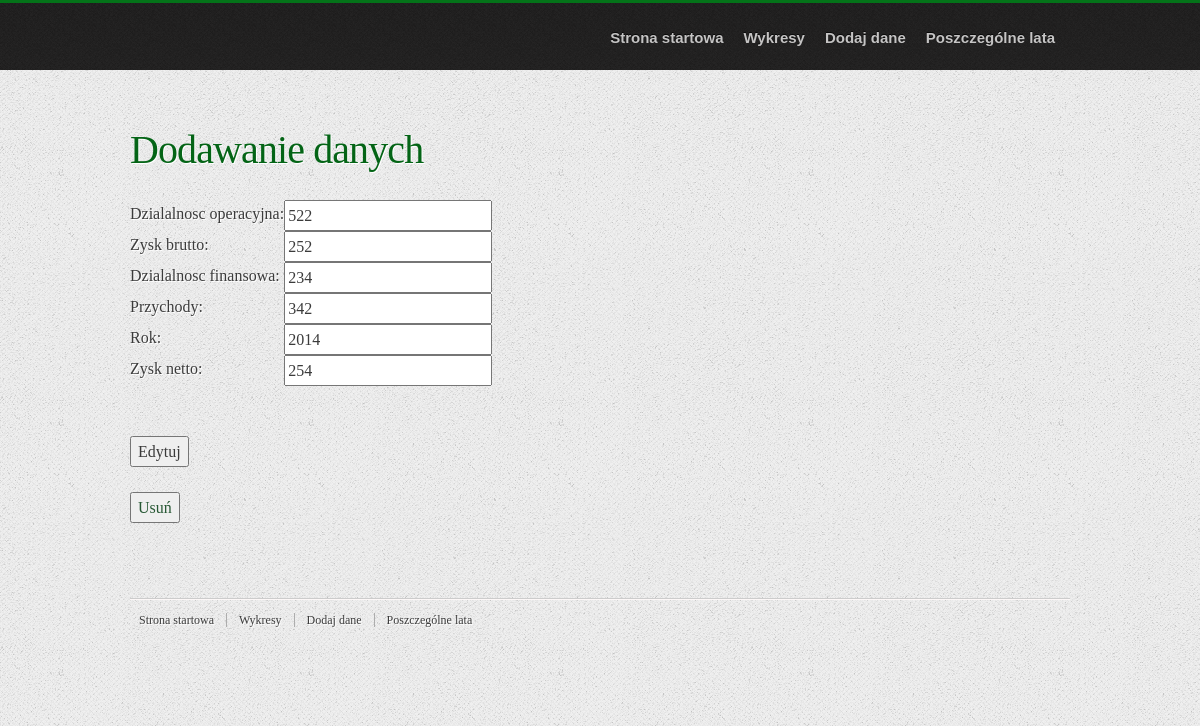
The page /polls/update/9/ on the database its author committed.
### polls/models.py (models this page shows, shortened)
class Dane(models.Model):
    rok = models.CharField(max_length=20)
    przychody = models.CharField(max_length=20)
    zysk_brutto = models.CharField(max_length=20)
    dzialalnosc_operacyjna = models.CharField(max_length=20)
    dzialalnosc_finansowa = models.CharField(max_length=20)
    zysk_netto = models.CharField(max_length=20)

### polls/views.py (the view)
# urls.py: path('update/<int:id>/', update_datas, name='update_datas'),
def update_datas(request, id):
    data = Dane.objects.get(id=id)
    form = DataForm(request.POST or None, instance=data)
    if form.is_valid():
        form.save()
        return redirect('list_datas')
    return render(request, 'datas-form.html', {'form': form, 'data': data})

### polls/forms.py
class DataForm(forms.ModelForm):
    class Meta:
        model = Dane
        fields = {'rok',  'przychody', 'zysk_brutto', 'dzialalnosc_operacyjna', 'dzialalnosc_finansowa', 'zysk_netto'}

### templates/datas-form.html (shortened to what this page needs)
{% load staticfiles %}
<!DOCTYPE html>
<html lang="en">
<head>
    {% include 'base/css.html' %}
    <link rel="stylesheet" type="text/css" href="{% static 'style.css' %}">
</head>
<body>
<div id="header-wrap">
    <header>
        <nav>
            <ul>
                <li><a href="{% url 'home' %}">Strona startowa</a></li>
                <li><a href="{% url 'home' %}#services">Wykresy</a></li>
                <li><a href="{% url 'dodanie_danych' %}">Dodaj dane</a></li>
                <li><a href="{% url 'years' %}">Poszczególne lata</a></li>
            </ul>
        </nav>
    </header>
</div>
<div class="content-wrap">
    <section id="services">
        <h1>Dodawanie danych</h1>
        <form method="POST">
            <table>
                {{ form.as_table }}
            </table>
            <br>
            <br>
            <button type="submit">Edytuj</button>
        </form>
        <br>
        <p>
            {% if data %}
                <button>
                    <a href="{% url 'delete_datas' data.id %}">Usuń</a>
                </button>
            {% endif %}
        </p>
    </section>
</div>
<footer>
    <div class="footer-content">
        <ul class="footer-menu">
            <li><a href="{% url 'home' %}">Strona startowa</a></li>
            <li><a href="{% url 'home' %}#services">Wykresy</a></li>
            <li><a href="{% url 'dodanie_danych' %}">Dodaj dane</a></li>
            <li><a href="{% url 'years' %}">Poszczególne lata</a></li>
        </ul>
    </div>
</footer>
</body>
</html>

### static/style.css (style rules this page uses)
﻿ html, body, div, span, applet, object, iframe, h1, h2, h3, h4, h5, h6, p, blockquote, pre, a, abbr, acronym, address, big, cite, code, del, dfn, em, img, ins, kbd, q, s, samp, small, strike, strong, sub, sup, tt, var, b, u, i, center, dl, dt, dd, ol, ul, li, fieldset, form, label, legend, table, caption, tbody, tfoot, thead, tr, th, td, article, aside, canvas, details, embed, figure, figcaption, footer, header, hgroup, menu, nav, output, ruby, section, summary, time, mark, audio, video { margin: 0; padding: 0; border: 0; font-size: 100%; font: inherit; vertical-align: baseline; }
html { overflow-y: scroll; }
body { font-family: Georgia, Serif; font-size: 16px; line-height: 25px; color: #3B3B3B; background: url(images/bg.png) left top repeat; text-shadow: 1px 1px 0 rgba(255, 255, 255, 1); }
p { margin-bottom: 25px; }
a:link, a:visited { color: #285935; text-decoration: none; outline: 0; }
h1 { font-size: 40px; line-height: 50px; letter-spacing: -0.9px; color: #046416; margin-left: -2px; }
ul, ol { margin-bottom: 25px; padding: 0 20px; }
ul { list-style: disc; }
input, select { vertical-align: middle; }
#header-wrap { background: url(images/header-bg.png); width: 100%; height: 70px; z-index: 99999; position: fixed; top: 0; left: 0; }
header { position: relative; width: 940px; height: 70px; margin: 0 auto; }
.content-wrap { width: 940px; margin: 0 auto; }
.content-wrap section { position: relative; padding: 125px 0 25px 0; background: url(images/section-sep.png) repeat-x left 25px; }
footer { position: relative; background: url(images/section-sep.png) repeat-x left 25px; width: 940px; margin: 0 auto; padding-top: 125px; }
header nav { float: right; margin-top: 25px; }
header nav ul { font: bold 15px/25px Helvetica, Arial, Sans-serif; margin-right: -5px; padding: 0; list-style: none; }
header nav ul li { float: left; }
header nav ul a:link, header nav ul a:visited { color: #c5c4c4; margin-right: 20px; text-shadow: 0 -1px 0 rgba(10, 10, 10, 1); }
section#services h1 { margin: 0 0 25px 0; }
footer .footer-content { position: relative; width: 900px; top: -105px; }
footer ul.footer-menu { float: left; margin: 20px 0 5px -3px; padding: 0; list-style: none; }
footer ul.footer-menu li { float: left; }
footer ul.footer-menu li a { display: block; font-family: "MerriweatherBold", Serif; font-size: .75em; line-height: 1em; color: #3B3B3B; padding: 1px 12px; border-left: 1px solid #ADADAD; text-shadow: 1px 1px 0 rgba(255, 255, 255, 1); }
footer ul.footer-menu li:first-child a { border: none; }

### rows shown on the page
Dane: dzialalnosc_operacyjna "522", zysk_brutto "252", dzialalnosc_finansowa "234", przychody "342", rok "2014", zysk_netto "254"
